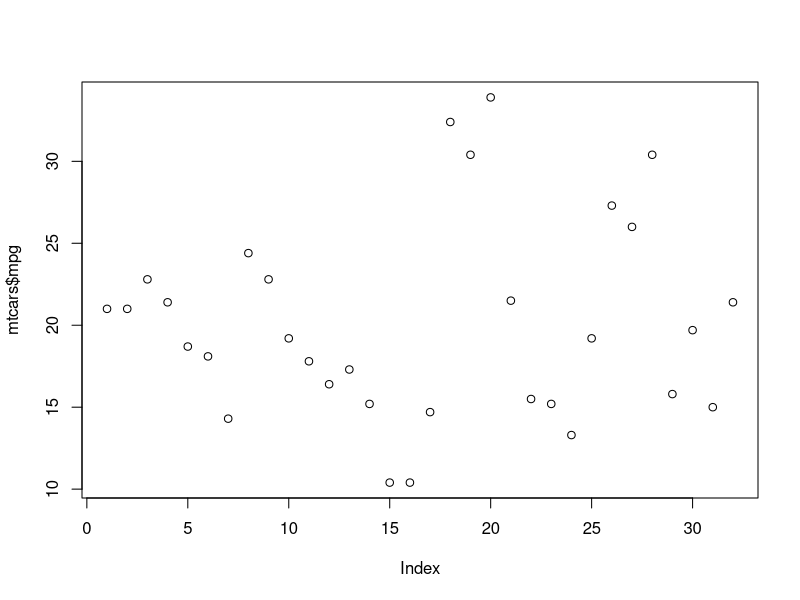
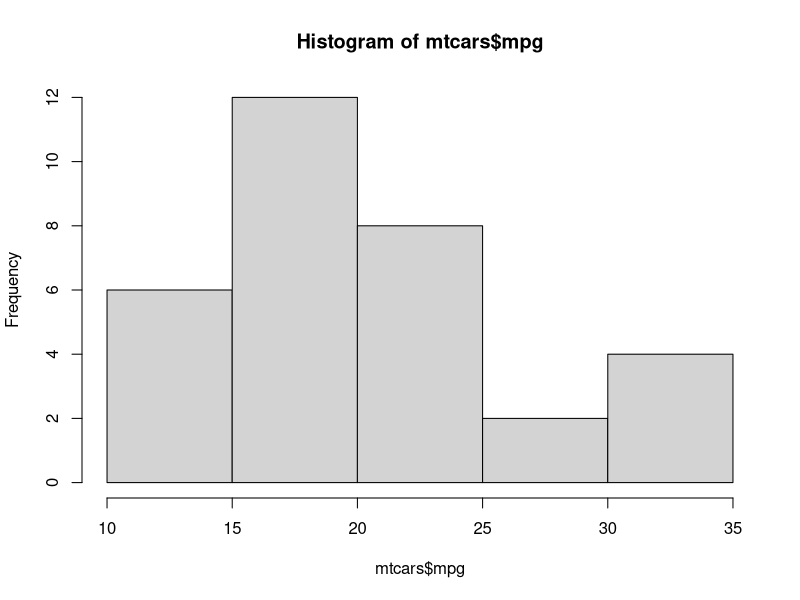
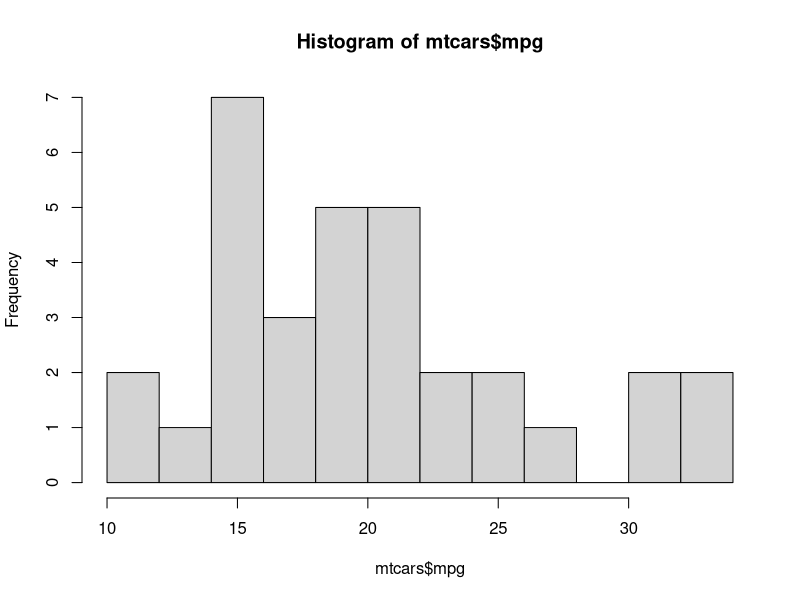
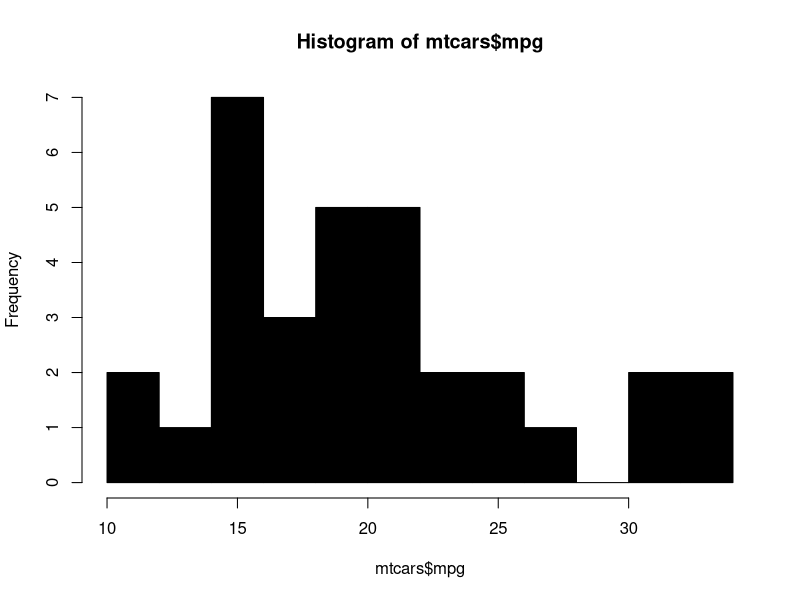
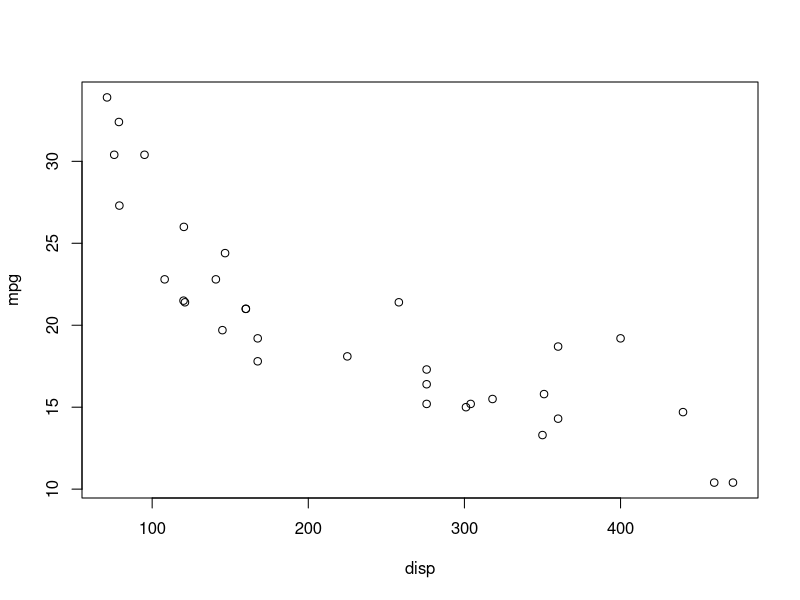
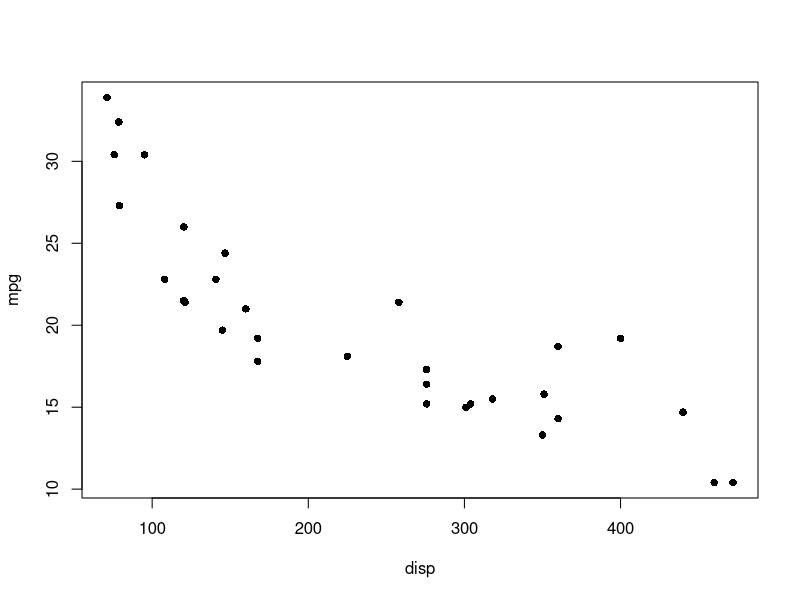
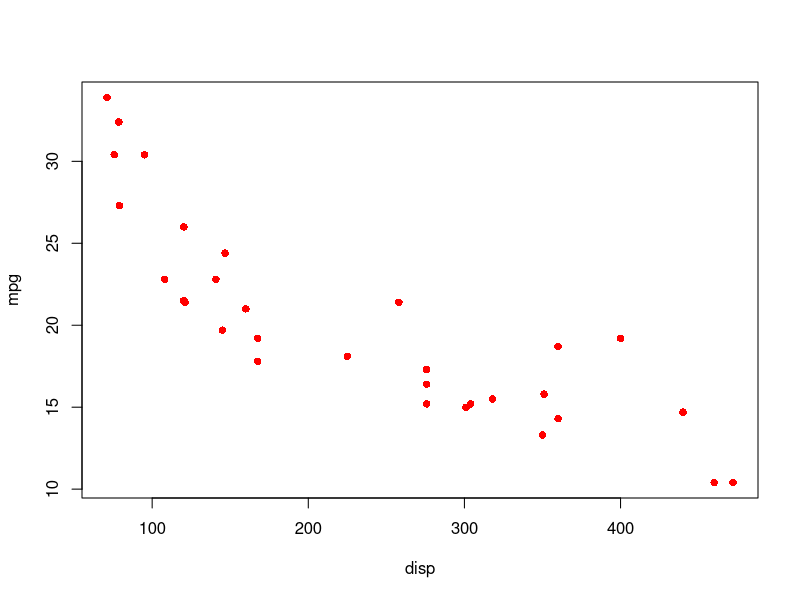
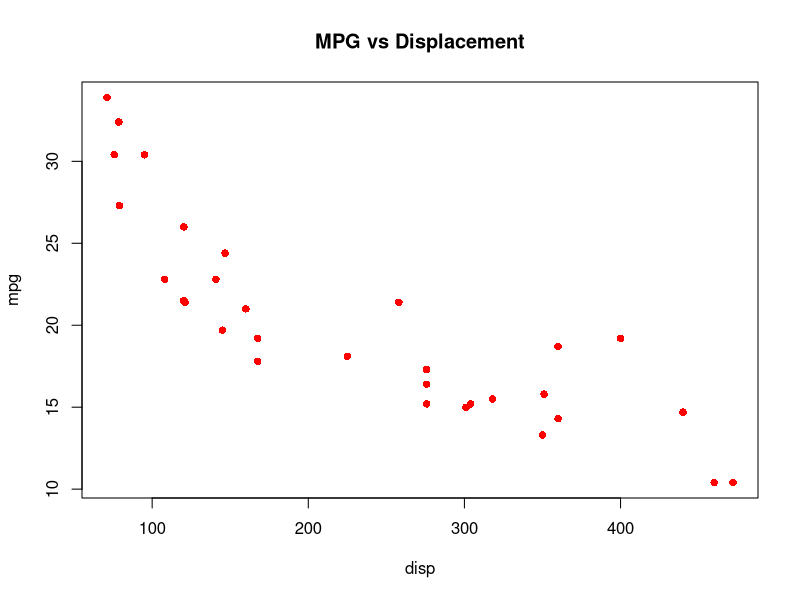

R code for these plots, in order:
## ---- chunk 1
library(knitr)
opts_chunk$set(results="hide", message=FALSE, fig.show="hide", fig.align="center", tidy=TRUE)
## ---- chunk 2
2+2
5*4
2^3
## ---- chunk 3
2+3*4/(5+3)*15/2^2+3*4^2
## ---- chunk 4
"k"
"hi"
"i love r so much"
## ---- chunk 5
"k"
"hi"
"i love r so much"
## ---- chunk 6
# Notice that this is a comment.
# Anything behind a # is "commented out" and is not run.
sqrt(144)
log(1000)
## ---- chunk 7
log(1000)
log(1000, base=10)
sqrt(log(1000, base=10))
## ---- chunk 8
c(1,2,5)
c(1:5, 11:15)
## ---- chunk 9
x <- 5
x

y <- 42
y

y-x
z <- y-x
z

x <- 1:5
y <- 6:10
x
y
x+y
x*y
x^y
## ---- chunk 10
ls()
rm(x)
ls()
rm(y,z)
## ---- chunk 11
class(42)
class(log)
name <- "Stephen"
name
class(name)
## ---- chunk 12
# Get some help with ?c
x <- c(1,3,5)
x
class(x)
length(x)
## ---- chunk 13
sum(x)
## ---- chunk 14
# Create the vector.
x <- 101:150

# Get the first element.
x[1]

# Get the 42nd element.
x[42]

# Get the 20th through the 25th elements.
x[20:25]

# If you try to access elements that don't exist, you'll return missing values.
# Missing values are represented as NA
x[45:55] #NA is missing value!
## ---- chunk 15
data(mtcars)
class(mtcars)
mtcars
## ---- chunk 16
head(mtcars)
length(mtcars)
dim(mtcars)
dim(mtcars)[1] # number of rows (individual cars in the survey)
dim(mtcars)[2] # number of columns (number of variables measured)
str(mtcars)
## ---- chunk 17
# display the number of cylinders for each car.
mtcars$cyl
# first display MPG for all vehicles, then calculate the average.
mtcars$mpg
mean(mtcars$mpg)
## ---- chunk 18
head(mtcars)
mtcars[1:4, 1:2]
## ---- chunk 19
subset(mtcars, cyl==6)
subset(mtcars, cyl>6)
subset(mtcars, mpg>=20 | disp<100)
subset(mtcars, cyl==6, select=c(mpg, disp))
subset(mtcars, cyl>=6 & mpg>=15, select=c(mpg, cyl, qsec))
## ---- chunk 20
# Display the number of cylinders.
mtcars$cyl
with(mtcars, cyl)

# Compute the senseless value described above. Both return the same results.
mtcars$mpg * mtcars$cyl / mtcars$disp
with(mtcars, mpg*cyl/disp)
## ---- chunk 21
plot(mtcars$mpg)
## ---- chunk 22
hist(mtcars$mpg)
hist(mtcars$mpg, breaks=10)
hist(mtcars$mpg, breaks=10, col="black")
## ---- chunk 23
# This would also work, but let's use with().
# plot(mtcars$disp, mtcars$mpg)
with(mtcars, plot(disp, mpg))
## ---- chunk 24
with(mtcars, plot(disp, mpg, pch=16))
with(mtcars, plot(disp, mpg, pch=16,  col="red"))
with(mtcars, plot(disp, mpg, pch=16,  col="red", main="MPG vs Displacement"))
with(mtcars, plot(disp, mpg, pch=16,  col="red", main="MPG vs Displacement",
                  ylab="Fuel Economy (MPG)", xlab="Displacement (cu. in.)"))
## ---- chunk 25
with(subset(mtcars, cyl>4), plot(disp, hp, pch=16, col="blue",
    xlab="Displacement (cu. in.)", ylab="Gross Horsepower",
    main="Horsepower vs Displacement for 6 and 8-cylinder vehicles"))
## ---- chunk 26
mtcars_8cyl <- subset(mtcars, cyl==8)
mtcars_8cyl
